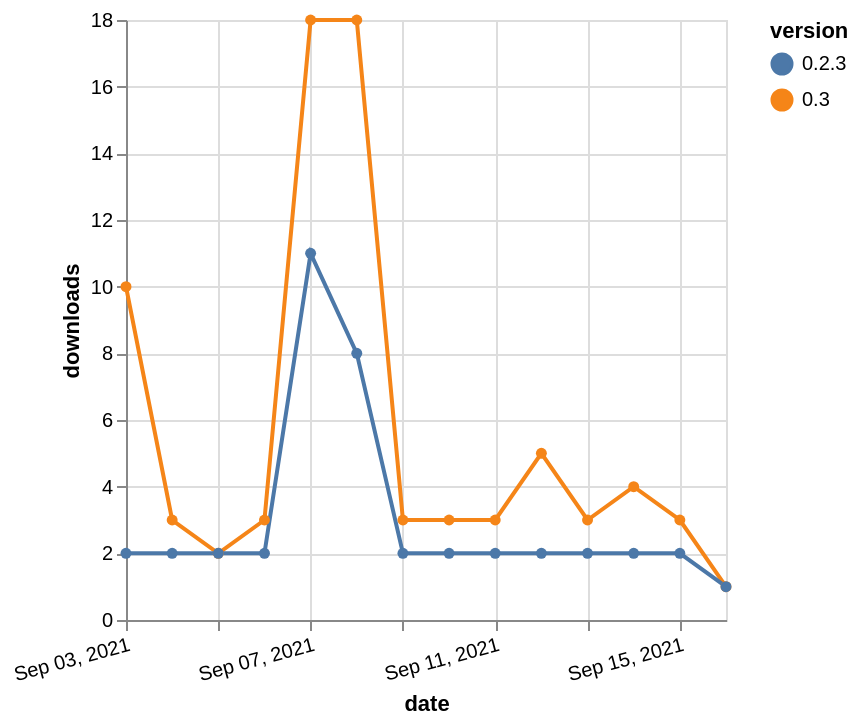

The specification (Vega-Lite) saved for this image:
### Vega-Lite specification from a JSON file in a GitHub repository (floating-point values rounded to 4 significant figures)
{"$schema": "https://vega.github.io/schema/vega-lite/v5.json", "description": "A simple bar chart with embedded data.", "data": {"values": [{"date": "2021-09-03", "total": 20936, "delta": 10, "version": "0.3"}, {"date": "2021-09-04", "total": 20939, "delta": 3, "version": "0.3"}, {"date": "2021-09-05", "total": 20941, "delta": 2, "version": "0.3"}, {"date": "2021-09-06", "total": 20944, "delta": 3, "version": "0.3"}, {"date": "2021-09-07", "total": 20962, "delta": 18, "version": "0.3"}, {"date": "2021-09-08", "total": 20980, "delta": 18, "version": "0.3"}, {"date": "2021-09-09", "total": 20983, "delta": 3, "version": "0.3"}, {"date": "2021-09-10", "total": 20986, "delta": 3, "version": "0.3"}, {"date": "2021-09-11", "total": 20989, "delta": 3, "version": "0.3"}, {"date": "2021-09-12", "total": 20994, "delta": 5, "version": "0.3"}, {"date": "2021-09-13", "total": 20997, "delta": 3, "version": "0.3"}, {"date": "2021-09-14", "total": 21001, "delta": 4, "version": "0.3"}, {"date": "2021-09-15", "total": 21004, "delta": 3, "version": "0.3"}, {"date": "2021-09-16", "total": 21005, "delta": 1, "version": "0.3"}, {"date": "2021-09-03", "total": 10252, "delta": 2, "version": "0.2.3"}, {"date": "2021-09-04", "total": 10254, "delta": 2, "version": "0.2.3"}, {"date": "2021-09-05", "total": 10256, "delta": 2, "version": "0.2.3"}, {"date": "2021-09-06", "total": 10258, "delta": 2, "version": "0.2.3"}, {"date": "2021-09-07", "total": 10269, "delta": 11, "version": "0.2.3"}, {"date": "2021-09-08", "total": 10277, "delta": 8, "version": "0.2.3"}, {"date": "2021-09-09", "total": 10279, "delta": 2, "version": "0.2.3"}, {"date": "2021-09-10", "total": 10281, "delta": 2, "version": "0.2.3"}, {"date": "2021-09-11", "total": 10283, "delta": 2, "version": "0.2.3"}, {"date": "2021-09-12", "total": 10285, "delta": 2, "version": "0.2.3"}, {"date": "2021-09-13", "total": 10287, "delta": 2, "version": "0.2.3"}, {"date": "2021-09-14", "total": 10289, "delta": 2, "version": "0.2.3"}, {"date": "2021-09-15", "total": 10291, "delta": 2, "version": "0.2.3"}, {"date": "2021-09-16", "total": 10292, "delta": 1, "version": "0.2.3"}]}, "width": "container", "mark": {"type": "line", "point": {"filled": true}}, "encoding": {"x": {"field": "date", "type": "temporal", "timeUnit": "yearmonthdate", "title": "date", "axis": {"labelAngle": -15}}, "y": {"field": "delta", "type": "quantitative", "title": "downloads"}, "color": {"field": "version", "type": "nominal"}, "tooltip": {"field": "delta"}}}
